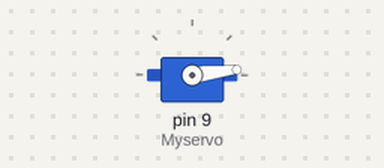
The sketch below on a simulated Arduino Uno, built with avr-gcc and run on an emulated ATmega328P. Parts: servo.

Above: at 0.05 s.
At 0.6 s:
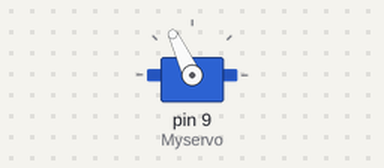
At 1.15 s:
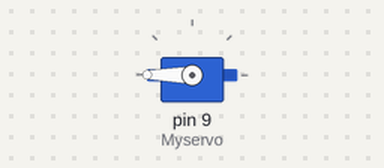
At 2.25 s:
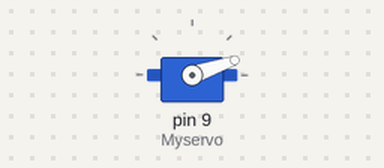
Timing chart, 0 to 6.5 s (numbered marks = the images above):
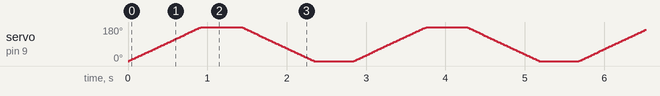

The sketch:

Servomotor.ino
```cpp
#include<Servo.h>
Servo Myservo;
int pos;
void setup()
{
Myservo.attach(9);
}

void loop()
{
for(pos=0;pos<=180;pos++){
Myservo.write(pos);
delay(5);
}

delay(500);

for(pos=180;pos>=0;pos--){
Myservo.write(pos);
delay(5);
}

delay(500);
}
```
